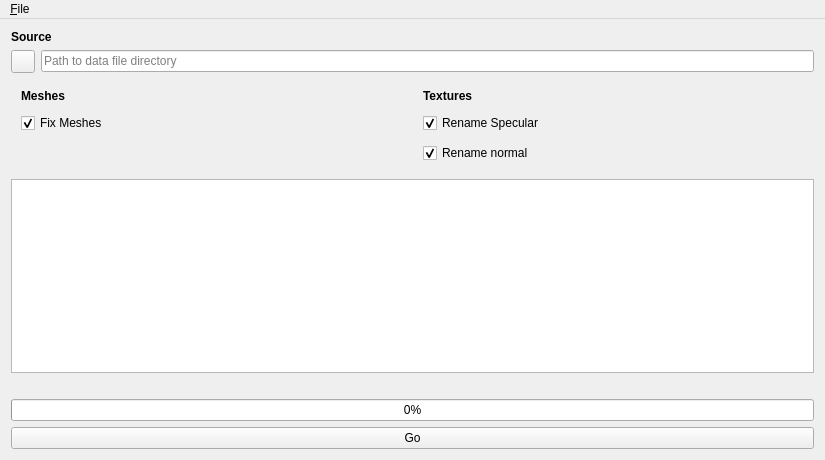
<?xml version="1.0" encoding="UTF-8"?>
<ui version="4.0">
 <class>MainWindow</class>
 <widget class="QMainWindow" name="MainWindow">
  <property name="geometry">
   <rect>
    <x>0</x>
    <y>0</y>
    <width>825</width>
    <height>460</height>
   </rect>
  </property>
  <property name="windowTitle">
   <string>MainWindow</string>
  </property>
  <widget class="QWidget" name="central_widget">
   <layout class="QGridLayout" name="gridLayout_4">
    <item row="2" column="0">
     <layout class="QGridLayout" name="opt_layout">
      <property name="leftMargin">
       <number>10</number>
      </property>
      <property name="topMargin">
       <number>10</number>
      </property>
      <property name="rightMargin">
       <number>10</number>
      </property>
      <property name="bottomMargin">
       <number>10</number>
      </property>
      <property name="spacing">
       <number>10</number>
      </property>
      <item row="0" column="0" colspan="2">
       <widget class="QLabel" name="label">
        <property name="text">
         <string>&lt;b&gt;Meshes&lt;/b&gt;</string>
        </property>
        <property name="textFormat">
         <enum>Qt::RichText</enum>
        </property>
       </widget>
      </item>
      <item row="1" column="2" colspan="2">
       <widget class="QCheckBox" name="opt_specular">
        <property name="text">
         <string>Rename Specular</string>
        </property>
        <property name="checked">
         <bool>true</bool>
        </property>
       </widget>
      </item>
      <item row="2" column="2" colspan="2">
       <widget class="QCheckBox" name="opt_normal">
        <property name="text">
         <string>Rename normal</string>
        </property>
        <property name="checked">
         <bool>true</bool>
        </property>
       </widget>
      </item>
      <item row="0" column="2" colspan="2">
       <widget class="QLabel" name="label_2">
        <property name="text">
         <string>&lt;b&gt;Textures&lt;/b&gt;</string>
        </property>
        <property name="textFormat">
         <enum>Qt::RichText</enum>
        </property>
       </widget>
      </item>
      <item row="1" column="0" colspan="2">
       <widget class="QCheckBox" name="opt_fixmesh">
        <property name="text">
         <string>Fix Meshes</string>
        </property>
        <property name="checked">
         <bool>true</bool>
        </property>
       </widget>
      </item>
     </layout>
    </item>
    <item row="5" column="0">
     <widget class="QProgressBar" name="progress">
      <property name="enabled">
       <bool>true</bool>
      </property>
      <property name="value">
       <number>0</number>
      </property>
      <property name="textVisible">
       <bool>true</bool>
      </property>
     </widget>
    </item>
    <item row="0" column="0">
     <widget class="QLabel" name="label_3">
      <property name="text">
       <string>&lt;b&gt;Source&lt;/b&gt;</string>
      </property>
      <property name="textFormat">
       <enum>Qt::RichText</enum>
      </property>
     </widget>
    </item>
    <item row="3" column="0">
     <widget class="QTreeView" name="item_tree">
      <property name="visible">
       <bool>true</bool>
      </property>
      <property name="editTriggers">
       <set>QAbstractItemView::NoEditTriggers</set>
      </property>
      <property name="selectionMode">
       <enum>QAbstractItemView::ContiguousSelection</enum>
      </property>
      <property name="rootIsDecorated">
       <bool>false</bool>
      </property>
      <property name="uniformRowHeights">
       <bool>true</bool>
      </property>
      <property name="sortingEnabled">
       <bool>true</bool>
      </property>
      <property name="animated">
       <bool>false</bool>
      </property>
     </widget>
    </item>
    <item row="6" column="0">
     <widget class="QPushButton" name="apply_btn">
      <property name="text">
       <string>Go</string>
      </property>
     </widget>
    </item>
    <item row="1" column="0">
     <layout class="QHBoxLayout" name="file_in_layout">
      <property name="spacing">
       <number>6</number>
      </property>
      <item>
       <widget class="QToolButton" name="file_in_btn">
        <property name="text">
         <string/>
        </property>
        <property name="checkable">
         <bool>false</bool>
        </property>
        <property name="checked">
         <bool>false</bool>
        </property>
        <property name="toolButtonStyle">
         <enum>Qt::ToolButtonIconOnly</enum>
        </property>
        <property name="autoRaise">
         <bool>false</bool>
        </property>
       </widget>
      </item>
      <item>
       <widget class="QLineEdit" name="file_in_label">
        <property name="text">
         <string/>
        </property>
        <property name="frame">
         <bool>true</bool>
        </property>
        <property name="readOnly">
         <bool>true</bool>
        </property>
        <property name="placeholderText">
         <string>Path to data file directory</string>
        </property>
        <property name="clearButtonEnabled">
         <bool>false</bool>
        </property>
       </widget>
      </item>
     </layout>
    </item>
    <item row="4" column="0">
     <widget class="QLabel" name="total_processed_label">
      <property name="text">
       <string/>
      </property>
     </widget>
    </item>
   </layout>
  </widget>
  <widget class="QMenuBar" name="menu_bar">
   <property name="geometry">
    <rect>
     <x>0</x>
     <y>0</y>
     <width>825</width>
     <height>26</height>
    </rect>
   </property>
   <widget class="QMenu" name="menu_file">
    <property name="title">
     <string>&amp;File</string>
    </property>
    <addaction name="action_exit"/>
   </widget>
   <addaction name="menu_file"/>
  </widget>
  <action name="action_exit">
   <property name="text">
    <string>&amp;Exit</string>
   </property>
  </action>
  <action name="action_credits">
   <property name="text">
    <string>&amp;Credits</string>
   </property>
  </action>
 </widget>
 <layoutdefault spacing="6" margin="11"/>
 <resources/>
 <connections/>
</ui>
